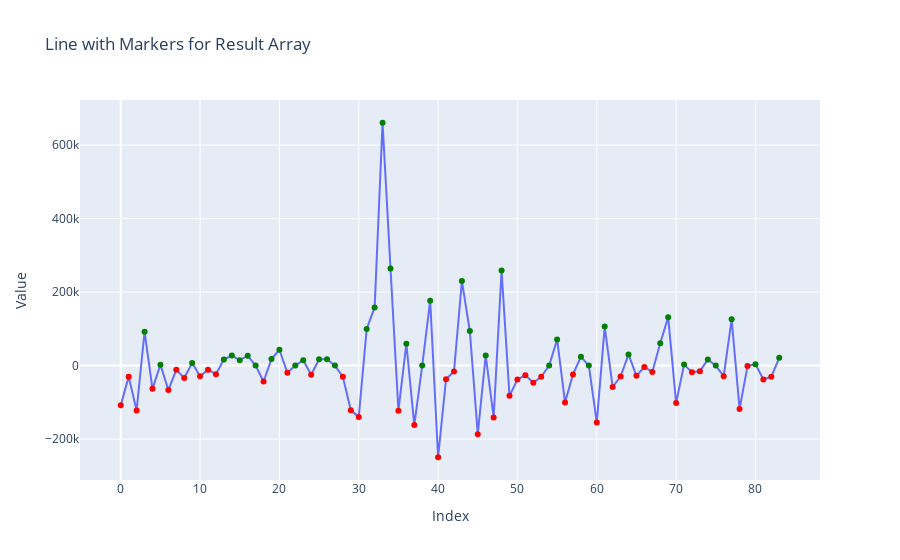

Here is the notebook cell this chart was saved with:
### Code cell
moving_arr = compare_result['yhat'].diff().dropna()  * compare_result['y'].diff().dropna()
marker_colors = ['red' if value < 0 else 'green' for value in moving_arr]

trace = go.Scatter(x=np.arange(len(moving_arr)), y=moving_arr, mode='lines+markers', name='Result Array', marker=dict(color=marker_colors))


# Create layout
layout = go.Layout(title='Line with Markers for Result Array', xaxis=dict(title='Index'), yaxis=dict(title='Value'))

# Create figure and add trace
fig = go.Figure(data=[trace], layout=layout)

# Show the plot
fig.show()

### Figure 1 — Plotly figure (JSON) as saved in the notebook; plotly's stock layout.template omitted (floating-point values rounded to 4 significant figures)
{"data": [{"marker": {"color": ["red", "red", "red", "green", "red", "green", "red", "red", "red", "green", "red", "red", "red", "green", "green", "green", "green", "green", "red", "green", "green", "red", "green", "green", "red", "green", "green", "green", "red", "red", "red", "green", "green", "green", "green", "red", "green", "red", "green", "green", "red", "red", "red", "green", "green", "red", "green", "red", "green", "red", "red", "red", "red", "red", "green", "green", "red", "red", "green", "green", "red", "green", "red", "red", "green", "red", "red", "red", "green", "green", "red", "green", "red", "red", "green", "green", "red", "green", "red", "red", "green", "red", "red", "green"]}, "mode": "lines+markers", "name": "Result Array", "type": "scatter", "x": [0, 1, 2, 3, 4, 5, 6, 7, 8, 9, 10, 11, 12, 13, 14, 15, 16, 17, 18, 19, 20, 21, 22, 23, 24, 25, 26, 27, 28, 29, 30, 31, 32, 33, 34, 35, 36, 37, 38, 39, 40, 41, 42, 43, 44, 45, 46, 47, 48, 49, 50, 51, 52, 53, 54, 55, 56, 57, 58, 59, 60, 61, 62, 63, 64, 65, 66, 67, 68, 69, 70, 71, 72, 73, 74, 75, 76, 77, 78, 79, 80, 81, 82, 83], "y": [-108100.0, -30020.0, -121900.0, 92130.0, -63140.0, 2662.0, -66540.0, -11580.0, -33420.0, 6919.0, -29130.0, -11010.0, -23230.0, 16310.0, 27400.0, 14800.0, 27040.0, 0, -43290.0, 17750.0, 43180.0, -19390.0, 0, 14640.0, -24900.0, 17000.0, 17110.0, 0, -30640.0, -121700.0, -139500.0, 99570.0, 158200.0, 660800.0, 264500.0, -122700.0, 59480.0, -161700.0, 0, 176600.0, -249300.0, -36850.0, -16060.0, 229900.0, 94210.0, -186600.0, 27700.0, -141100.0, 258600.0, -82300.0, -37680.0, -26210.0, -46500.0, -30490.0, 0, 71190.0, -100200.0, -23890.0, 24080.0, 0, -154700.0, 106200.0, -58170.0, -29760.0, 30440.0, -27810.0, -3494.0, -17470.0, 60960.0, 131900.0, -102000.0, 2733.0, -18250.0, -15510.0, 16920.0, 0, -28690.0, 125800.0, -117900.0, -1135.0, 4036.0, -37720.0, -30250.0, 21310.0]}], "layout": {"title": {"text": "Line with Markers for Result Array"}, "xaxis": {"title": {"text": "Index"}}, "yaxis": {"title": {"text": "Value"}}}}
